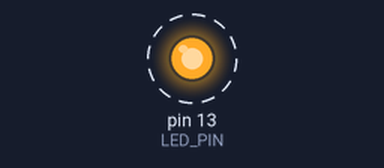
Recording of a sketch running on a simulated Arduino Uno, built with avr-gcc and run on an emulated ATmega328P. On the bench: output pins drawn as LEDs (lit = HIGH). Dashed ring = blinking.

Above: at 0.5 s.
Timing chart, 0 to 4.6 s (numbered marks = the images above):
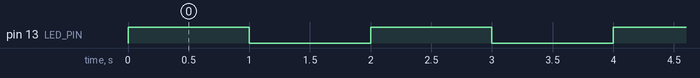

The sketch:

LED_Blink.ino
```cpp
/*
  Project: Arduino LED Blinking
  Purpose: Blink the built-in LED every second.
  Board: Arduino Uno (or compatible board)
*/

const int LED_PIN = LED_BUILTIN;
const unsigned long BLINK_INTERVAL = 1000;

void setup() {
  pinMode(LED_PIN, OUTPUT);
}

void loop() {
  digitalWrite(LED_PIN, HIGH);
  delay(BLINK_INTERVAL);

  digitalWrite(LED_PIN, LOW);
  delay(BLINK_INTERVAL);
}
```

Measured:
- by itself, pin 13 (LED_PIN): alternates HIGH for 1.0 s and LOW for 1.0 s
